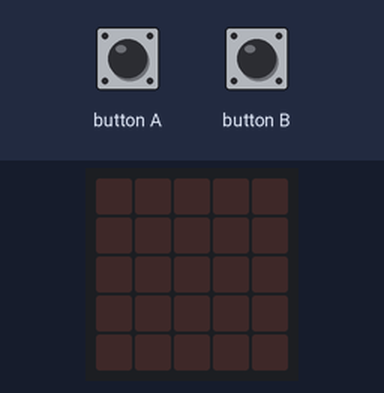
Bench run of a program on a simulated BBC micro:bit (MakeCode). On the bench: the board's 5×5 LED display. Inputs (shaded band) come from the test bench.

Above: at 1.2 s.
1.3 s: button A pressed for 0.15 s
At 1.55 s:
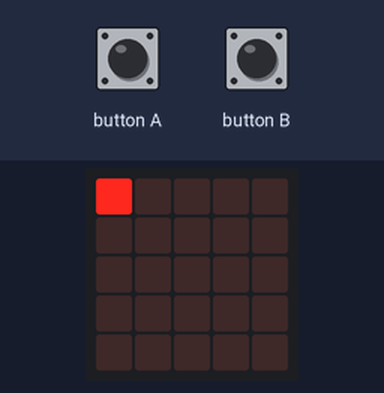
4.3 s: button B pressed for 0.15 s
At 6.7 s:
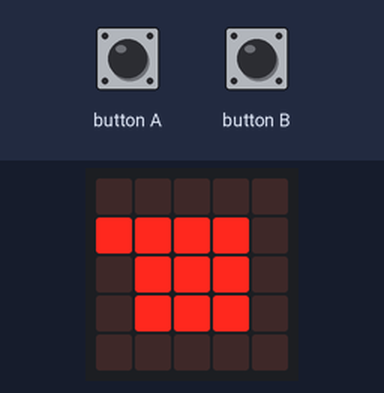
7.3 s: button A pressed for 0.15 s
At 7.55 s:
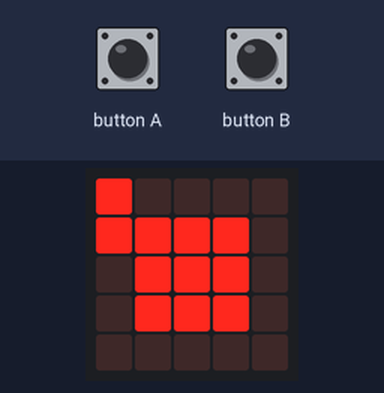
10.3 s: button B pressed 2 times (0.12 s each, 0.3 s apart)
At 13.0 s:
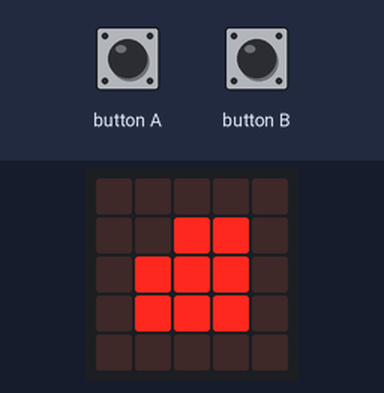
13.3 s: button A pressed for 0.15 s
At 13.55 s:
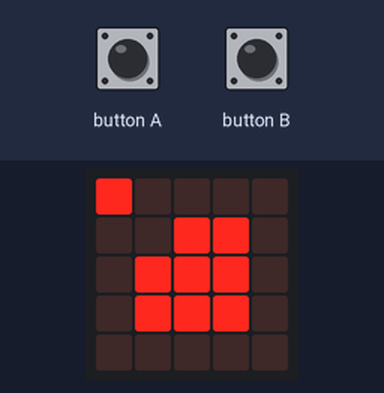
16.3 s: button B pressed 5 times (0.12 s each, 0.3 s apart)
At 19.4 s:
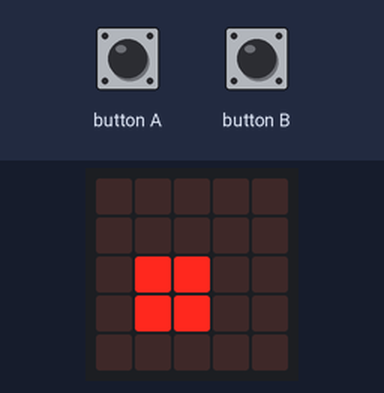

The program:

main.ts
```typescript
let X = 0
let Y = 0
let 進める数 = 0
input.onButtonPressed(Button.A, function () {
    X = -1
    Y = 0
    進める数 = 5
    for (let index = 0; index < 3; index++) {
        for (let index = 0; index < 進める数; index++) {
            X += 1
            光らせて一時停止()
        }
        進める数 += -1
        for (let index = 0; index < 進める数; index++) {
            Y += 1
            光らせて一時停止()
        }
        for (let index = 0; index < 進める数; index++) {
            X += -1
            光らせて一時停止()
        }
        進める数 += -1
        for (let index = 0; index < 進める数; index++) {
            Y += -1
            光らせて一時停止()
        }
    }
})
input.onButtonPressed(Button.B, function () {
    basic.clearScreen()
})
function 光らせて一時停止 () {
    led.plot(X, Y)
    basic.pause(200)
}
```

test.ts
```typescript
// テストはここに来ます。このパッケージが拡張機能として使用されるときにはコンパイルされません。
```

Measured:
- after the input at 1.3 s, the display: changes after 0.15 s (image 1)
- after the input at 4.3 s, the display: first changes after 0.15 s (image 2 shows a later state)
- after the input at 7.3 s, the display: changes after 0.15 s (image 3)
- after the input at 10.3 s, the display: first changes after 0.15 s (image 4 shows a later state)
- after the input at 13.3 s, the display: changes after 0.15 s (image 5)
- after the input at 16.3 s, the display: first changes after 0.15 s (image 6 shows a later state)
